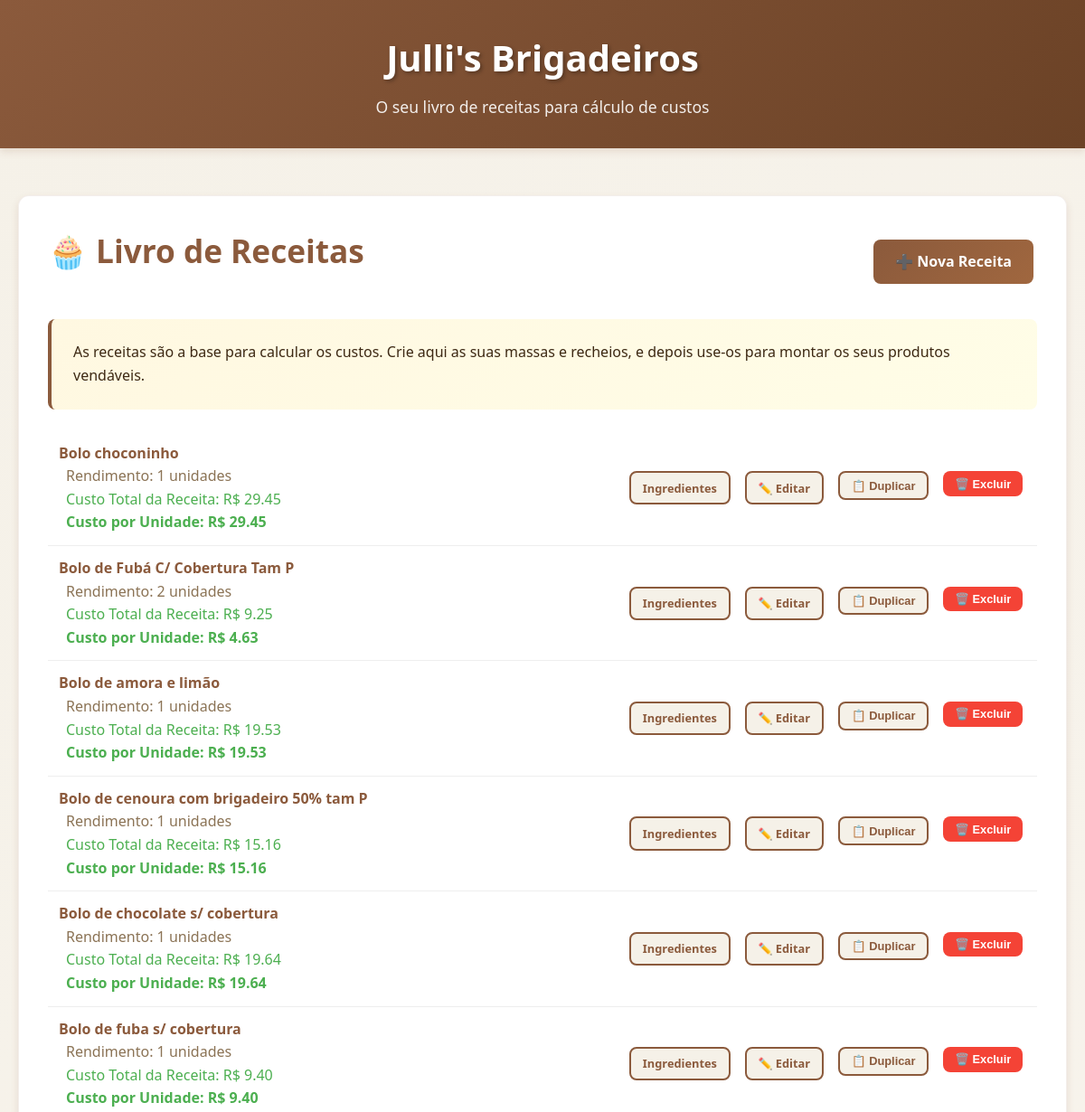
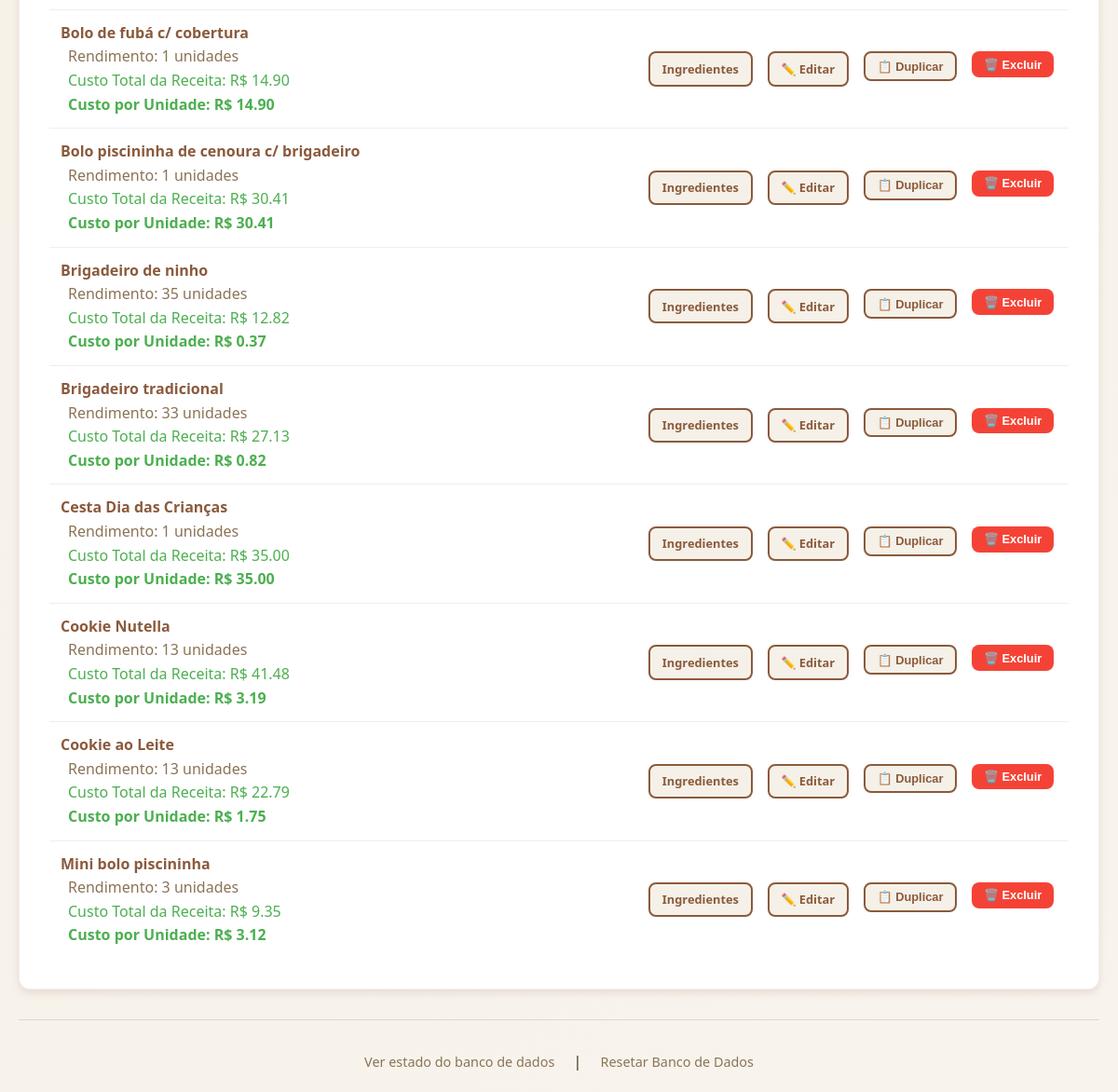
The app's page /receitas, older data (2 pictures, top to bottom).
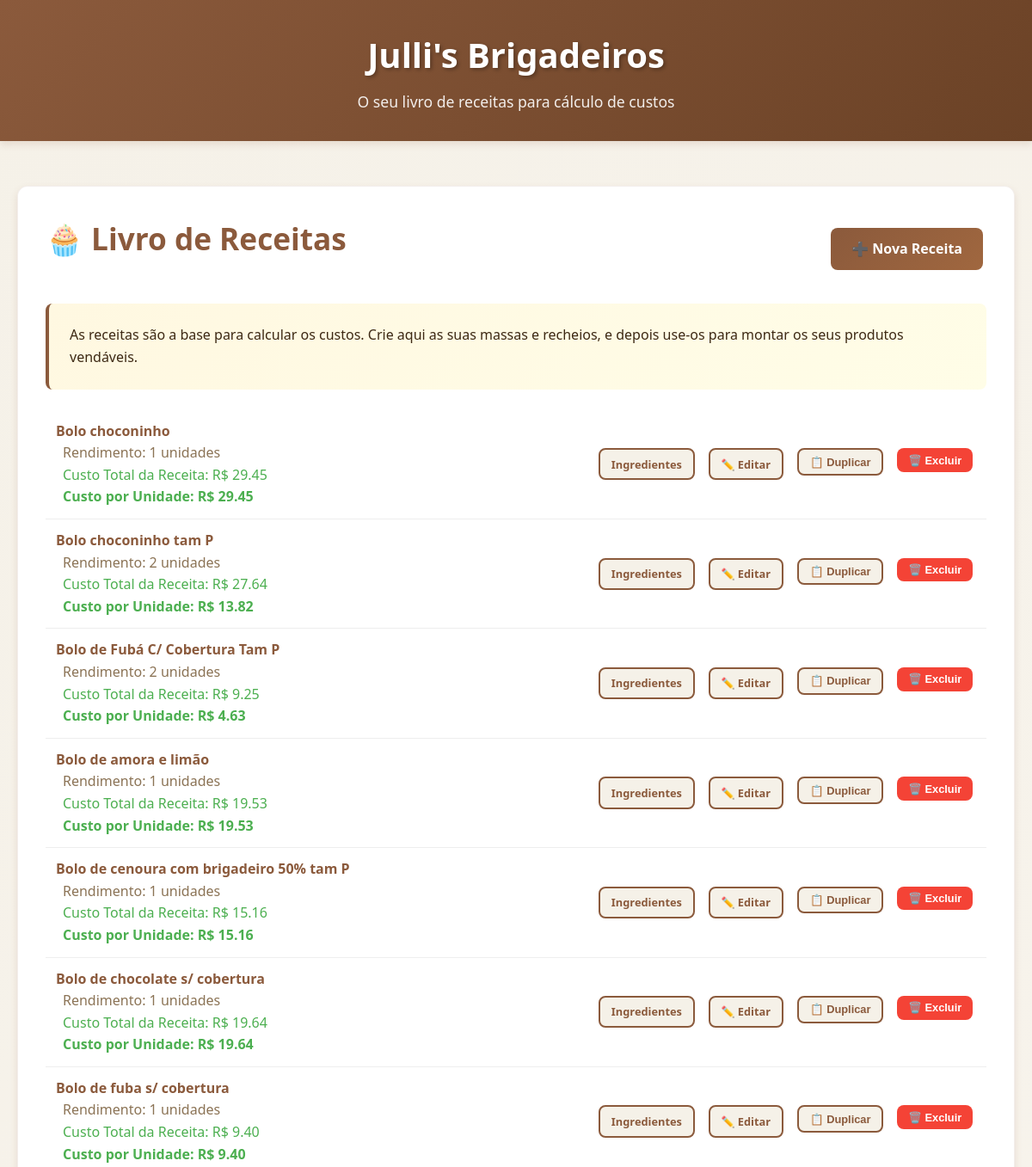
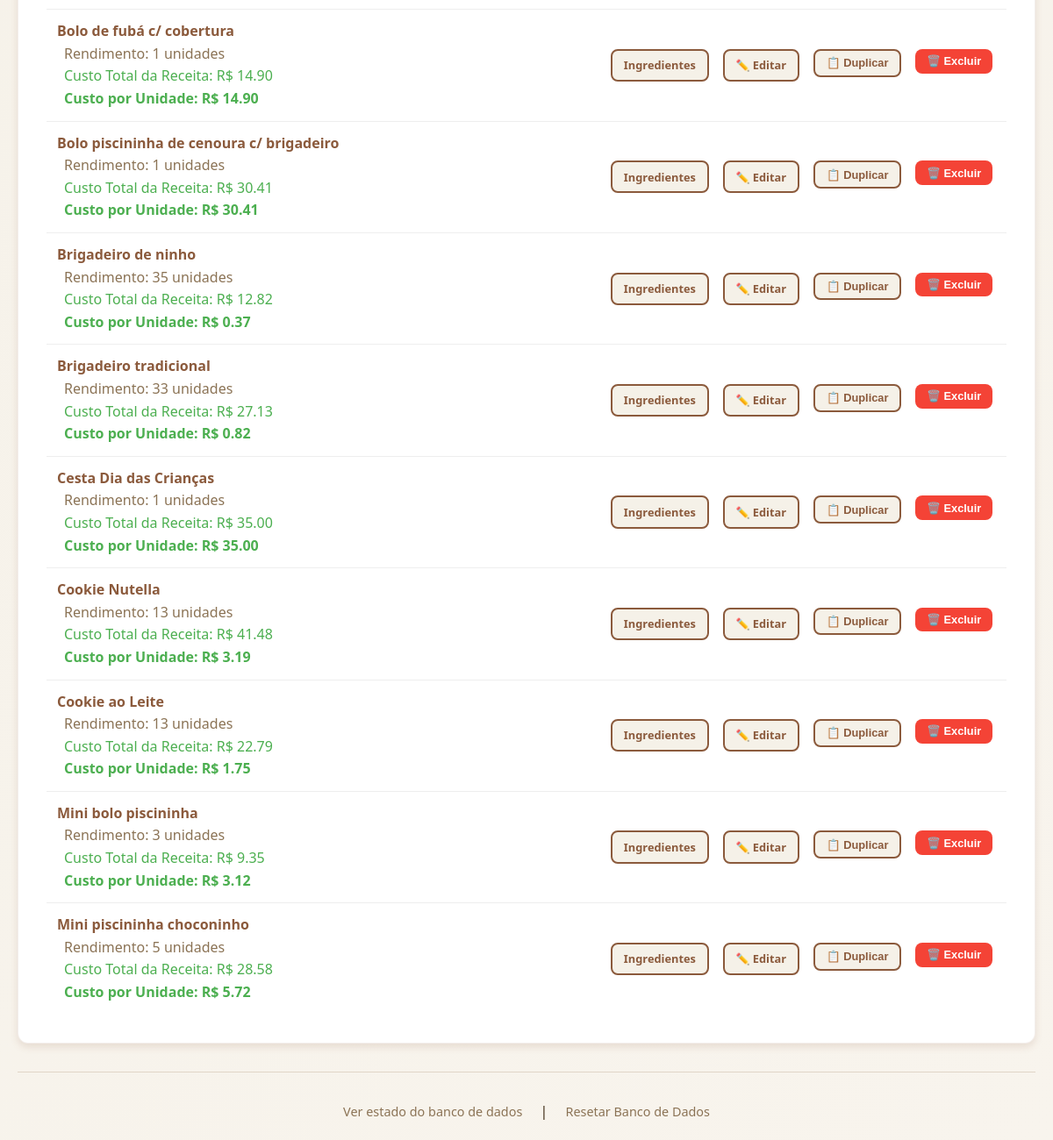
The same page, newer data (2 pictures, top to bottom).
### tables this page shows
CREATE TABLE receitas (
            id INTEGER PRIMARY KEY AUTOINCREMENT, nome TEXT UNIQUE NOT NULL, descricao TEXT,
            rendimento INTEGER NOT NULL DEFAULT 1 );

### main.py (the view)
@app.route("/receitas")
def gerir_receitas():
    receitas = get_receitas()
    return render_template('gerir_receitas.html', receitas=receitas)

### main.py (called while the page is built)
def get_db():
    db = getattr(g, '_database', None)
    if db is None:
        db = g._database = sqlite3.connect(DATABASE)
        db.row_factory = sqlite3.Row
    return db

@app.teardown_appcontext
def close_connection(exception):
    db = getattr(g, '_database', None)
    if db is not None:
        db.close()

def get_receitas():
    cursor = get_db().cursor()
    cursor.execute("SELECT * FROM receitas ORDER BY nome")
    return cursor.fetchall()

def get_ingredientes_receita(receita_id):
    cursor = get_db().cursor()
    cursor.execute(
        '''
        SELECT ri.id, i.nome, ri.quantidade, ri.unidade, i.densidade,
               i.preco_embalagem, i.quant_embalagem,
               i.id as ingrediente_id
        FROM receita_ingredientes ri
        JOIN ingredientes i ON ri.ingrediente_id = i.id
        WHERE ri.receita_id = ?
        ''', (receita_id,))
    return cursor.fetchall()

def calcular_custo_ingrediente(preco_embalagem, quant_embalagem, qtd_convertida_gramas):
    if quant_embalagem > 0:
        return (preco_embalagem / quant_embalagem) * qtd_convertida_gramas
    return 0

### Templates/gerir_receitas.html (shortened to what this page needs)
{% extends "base.html" %}
{% block subtitle %}
O seu livro de receitas para cálculo de custos
{% endblock %}
{% block content %}
<div class="card">
    <div style="display: flex; justify-content: space-between; align-items: center; flex-wrap: wrap; gap: 1rem;">
        <h1>🧁 Livro de Receitas</h1>
        <a href="{{ url_for('criar_receita') }}" class="btn btn-primary">➕ Nova Receita</a>
    </div>
    <div class="tip" style="border-left-color: var(--primary-brown);">
        As receitas são a base para calcular os custos. Crie aqui as suas massas e recheios, e depois use-os para montar os seus produtos vendáveis.
    </div>
    {% if receitas %}
    <ul class="item-list">
        {% for receita in receitas %}
        <li class="item-list-item">
            <div class="item-info">
                <span class="item-name">{{ receita['nome'] }}</span>
                <div class="item-details">Rendimento: {{ receita['rendimento'] }} unidades</div>
                <div class="item-details" style="color: var(--success-green);">Custo Total da Receita: R$ {{ "%.2f"|format(calcular_custo_total_receita(receita['id'])) }}</div>
                <div class="item-details" style="color: var(--success-green); font-weight: bold;">Custo por Unidade: R$ {{ "%.2f"|format(calcular_custo_total_receita(receita['id']) / receita['rendimento']) }}</div>
            </div>
            <div class="item-actions">
                <a href="{{ url_for('adicionar_ingredientes', receita_id=receita['id']) }}" class="btn btn-small btn-secondary">Ingredientes</a>
                <a href="{{ url_for('editar_receita', receita_id=receita['id']) }}" class="btn btn-small btn-secondary">✏️ Editar</a>
                <form action="{{ url_for('duplicar_receita', receita_id=receita['id']) }}" method="POST" style="display: inline;">
                    <button type
="submit" class="btn btn-small btn-secondary" title="Duplicar">
                        📋 Duplicar
                    </button>
                </form>
                <form action="{{ url_for('excluir_receita', receita_id=receita['id']) }}" method="POST" style="display: inline;">
                    <button type="submit" class="btn btn-small btn-danger" ...>🗑️ Excluir</button>
                </form>
            </div>
        </li>
        {% endfor %}
    </ul>
    {% else %}
    <div class="empty-state">
        <p>Nenhuma receita cadastrada. Crie a sua primeira base de custo!</p>
    </div>
    {% endif %}
</div>
{% endblock %}

Row changes from the older to the newer data that the page shows:
added receitas: nome "Bolo choconinho tam P", rendimento "2", calcular_custo_total_receita "27.64", rendimento "13.82"
added receitas: nome "Mini piscininha choconinho", rendimento "5", calcular_custo_total_receita "28.58", rendimento "5.72"
